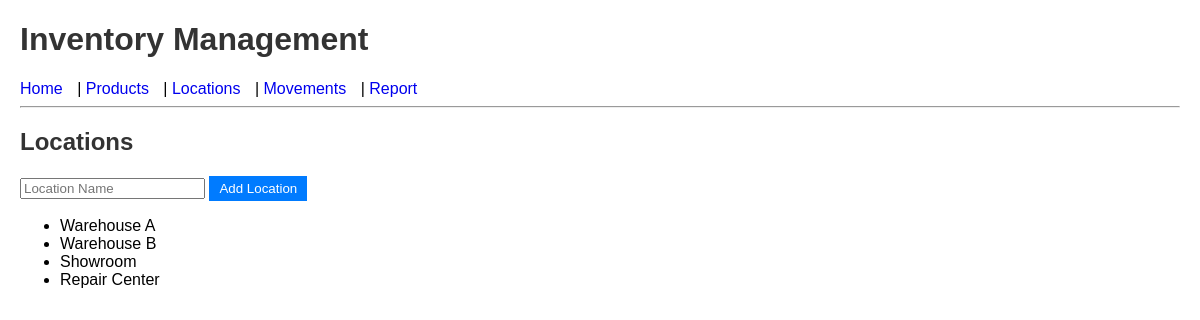
/locations, run on the app's committed database.
### tables this page shows
CREATE TABLE Location (
            location_id INTEGER PRIMARY KEY AUTOINCREMENT,
            name TEXT NOT NULL
        );

### app.py (the view)
@app.route('/locations')
def locations():
    conn = get_db_connection()
    locations = conn.execute('SELECT * FROM Location').fetchall()
    conn.close()
    return render_template('locations.html', locations=locations)

### app.py (called while the page is built)
def get_db_connection():
    conn = sqlite3.connect('inventory.db')
    conn.row_factory = sqlite3.Row
    return conn

### templates/locations.html
{% extends "base.html" %}
{% block content %}
<h2>Locations</h2>
<form method="post" action="/add_location">
    <input type="text" name="name" placeholder="Location Name" required>
    <button type="submit">Add Location</button>
</form>
<ul>
    {% for l in locations %}
        <li>{{ l['name'] }}</li>
    {% endfor %}
</ul>
{% endblock %}

### static/style.css (style rules this page uses)
body { font-family: Arial; margin: 20px; }
h1, h2 { color: #333; }
button { background-color: #007bff; color: white; border: none; padding: 5px 10px; cursor: pointer; }

### data on the page
Location: name "Warehouse A"
Location: name "Warehouse B"
Location: name "Showroom"
Location: name "Repair Center"
